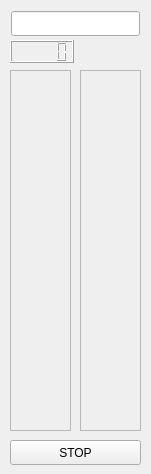
<?xml version="1.0" encoding="UTF-8"?>
<ui version="4.0">
 <class>MainWindow</class>
 <widget class="QMainWindow" name="MainWindow">
  <property name="geometry">
   <rect>
    <x>0</x>
    <y>0</y>
    <width>151</width>
    <height>474</height>
   </rect>
  </property>
  <property name="sizePolicy">
   <sizepolicy hsizetype="Fixed" vsizetype="Fixed">
    <horstretch>0</horstretch>
    <verstretch>0</verstretch>
   </sizepolicy>
  </property>
  <property name="windowTitle">
   <string>MainWindow</string>
  </property>
  <widget class="QWidget" name="centralWidget">
   <widget class="QFrame" name="liftCallFrame">
    <property name="geometry">
     <rect>
      <x>10</x>
      <y>70</y>
      <width>61</width>
      <height>361</height>
     </rect>
    </property>
    <property name="frameShape">
     <enum>QFrame::StyledPanel</enum>
    </property>
    <property name="frameShadow">
     <enum>QFrame::Raised</enum>
    </property>
    <layout class="QVBoxLayout" name="verticalLayout"/>
   </widget>
   <widget class="QFrame" name="liftManageFrame">
    <property name="geometry">
     <rect>
      <x>80</x>
      <y>70</y>
      <width>61</width>
      <height>361</height>
     </rect>
    </property>
    <property name="frameShape">
     <enum>QFrame::StyledPanel</enum>
    </property>
    <property name="frameShadow">
     <enum>QFrame::Raised</enum>
    </property>
    <layout class="QVBoxLayout" name="verticalLayout_2"/>
   </widget>
   <widget class="QLCDNumber" name="currentFloorLCD">
    <property name="geometry">
     <rect>
      <x>10</x>
      <y>40</y>
      <width>64</width>
      <height>23</height>
     </rect>
    </property>
   </widget>
   <widget class="QPushButton" name="stopButton">
    <property name="geometry">
     <rect>
      <x>10</x>
      <y>440</y>
      <width>131</width>
      <height>25</height>
     </rect>
    </property>
    <property name="text">
     <string>STOP</string>
    </property>
   </widget>
   <widget class="QLineEdit" name="stateViewer">
    <property name="geometry">
     <rect>
      <x>11</x>
      <y>11</y>
      <width>129</width>
      <height>25</height>
     </rect>
    </property>
    <property name="readOnly">
     <bool>true</bool>
    </property>
   </widget>
  </widget>
 </widget>
 <layoutdefault spacing="6" margin="11"/>
 <resources/>
 <connections/>
</ui>
